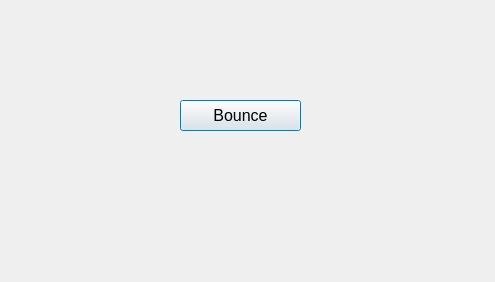
<?xml version="1.0" encoding="UTF-8"?>
<ui version="4.0">
 <class>Dialog</class>
 <widget class="QDialog" name="Dialog">
  <property name="geometry">
   <rect>
    <x>0</x>
    <y>0</y>
    <width>495</width>
    <height>282</height>
   </rect>
  </property>
  <property name="windowTitle">
   <string>Dialog</string>
  </property>
  <widget class="QPushButton" name="pushButtonBounce">
   <property name="geometry">
    <rect>
     <x>180</x>
     <y>100</y>
     <width>121</width>
     <height>31</height>
    </rect>
   </property>
   <property name="font">
    <font>
     <pointsize>12</pointsize>
    </font>
   </property>
   <property name="text">
    <string>Bounce</string>
   </property>
  </widget>
  <widget class="QLabel" name="labelPic">
   <property name="geometry">
    <rect>
     <x>0</x>
     <y>0</y>
     <width>81</width>
     <height>91</height>
    </rect>
   </property>
   <property name="text">
    <string/>
   </property>
   <property name="pixmap">
    <pixmap>coloredball.jpg</pixmap>
   </property>
  </widget>
 </widget>
 <resources/>
 <connections/>
</ui>
